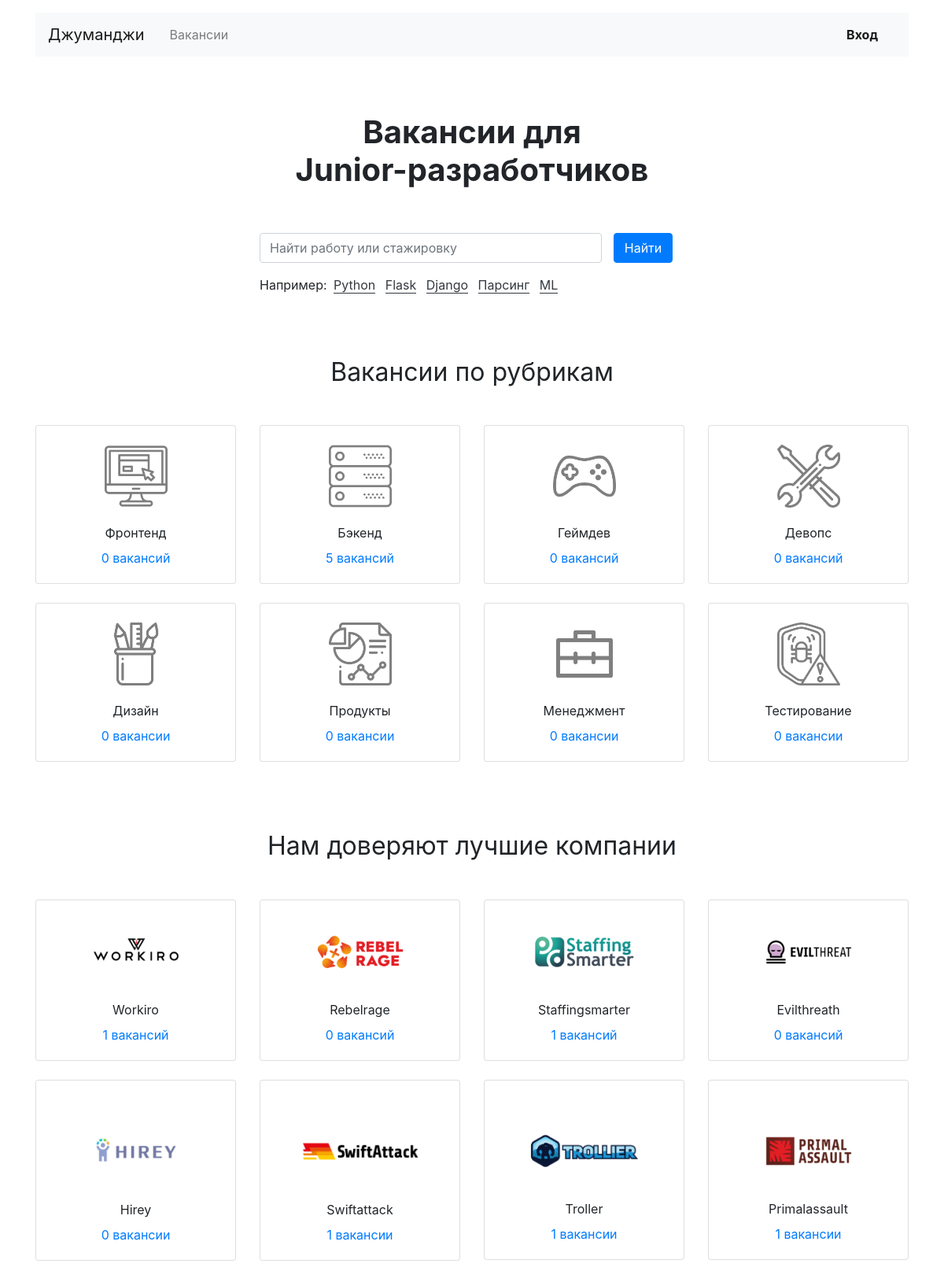
The page / on the database its author committed.
### vacancies/models.py (models this page shows, shortened)
class Specialty(models.Model):
    code = models.CharField(max_length=64)
    title = models.CharField(max_length=64)
    picture = models.ImageField(upload_to='specialty_pictures', height_field='height_field',
                                width_field='width_field')
    height_field = models.PositiveIntegerField(default=150)
    width_field = models.PositiveIntegerField(default=150)

class Vacancy(models.Model):
    title = models.CharField(max_length=64)
    specialty = models.ForeignKey(Specialty, on_delete=models.CASCADE, related_name='vacancies')
    company = models.ForeignKey(Company, on_delete=models.CASCADE, related_name='vacancies')
    skills = models.TextField()
    description = models.TextField()
    salary_min = models.IntegerField()
    salary_max = models.IntegerField()
    published_at = models.DateTimeField()

class Company(models.Model):
    name = models.CharField(max_length=64)
    location = models.CharField(max_length=64)
    description = models.TextField()
    employee_count = models.IntegerField()
    logo = models.ImageField(upload_to='company_logos', height_field='height_field',
                             width_field='width_field')
    height_field = models.PositiveIntegerField(default=150)
    width_field = models.PositiveIntegerField(default=150)
    owner = models.OneToOneField(User, related_name='companies', on_delete=models.CASCADE)

### vacancies/views.py (the view)
# urls.py: path('', MainView.as_view(), name='main'),
class MainView(ListView):
    template_name = 'vacancies/index.html'
    model = Specialty
    def get_context_data(self, **kwargs):
        context = super(MainView, self).get_context_data(**kwargs)
        context['companies'] = Company.objects.all()
        return context

### templates/vacancies/index.html
{% extends 'vacancies/base.html' %}
{% block content %}
  <main class="container mt-3">
    <section>
      <h1 class="h1 text-center mx-auto mt-4 py-5"><strong>Вакансии для <br>Junior-разработчиков</strong></h1>
      <div class="row">
        <div class="col-12 col-md-8 col-lg-6 offset-lg-3 offset-md-2">
          <form class="form-inline mb-3" method="get" enctype="multipart/form-data" action="{% url 'search' %}">
            <div class="form-group col-8 col-md-10 pl-0">
              <input class="form-control w-100" name="query" type="search" placeholder="Найти работу или стажировку" aria-label="Найти работу или стажировку">
            </div>
            <div class="form-group col-4 col-md-2 pl-0">
              <button class="btn btn-primary w-100" type="submit">Найти</button>
            </div>
          </form>
          <p>Например:
            <a href="{% url 'search' %}?query=Python" class="text-dark border-bottom border-dark m-1 text-decoration-none">Python</a>
            <a href="{% url 'search' %}?query=Flask" class="text-dark border-bottom border-dark m-1 text-decoration-none">Flask</a>
            <a href="{% url 'search' %}?query=Django" class="text-dark border-bottom border-dark m-1 text-decoration-none">Django</a>
            <a href="{% url 'search' %}?query=Парсинг" class="text-dark border-bottom border-dark m-1 text-decoration-none">Парсинг</a>
            <a href="{% url 'search' %}?query=ML" class="text-dark border-bottom border-dark m-1 text-decoration-none">ML</a>
          </p>
        </div>
      </div>
    </section>
    <section class="mt-5 pt-3">
      <h2 class="h2 font-weight-normal text-center mb-5">Вакансии по рубрикам</h2>
      <div class="row mb-0">
         {% for object in object_list|slice:":4" %}
        {% url 'special_vacancies' object.code as vac_url %}
        <div class="col-6 col-md-6 col-lg-3">
          <div class="card pt-4 text-center mb-4">
            <img class="mx-auto d-block" src="{{ object.picture.url }}" width="80" height="80" alt="">
            <div class="card-body">
              <p class="card-text mb-2">{{ object.title }}</p>
              <p class="card-text"><a href="{{ vac_url }}">{{ object.vacancies.all|length }} вакансий</a></p>
            </div>
          </div>
        </div>
        {% endfor %}
      </div>
      <div class="row mb-4">
        {% for object in object_list|slice:"4:" %}
        {% url 'special_vacancies' object.code as vac_url %}
        <div class="col-6 col-md-6 col-lg-3">
          <div class="card pt-4 text-center mb-4">
            <img class="mx-auto d-block" src="{{ object.picture.url }}" width="80" height="80" alt="">
            <div class="card-body">
              <p class="card-text mb-2">{{ object.title }}</p>
              <p class="card-text"><a href="{{ vac_url }}">{{ object.vacancies.all|length }} вакансии</a></p>
            </div>
          </div>
        </div>
        {% endfor %}
      </div>
    </section>
    <section class="my-5 pt-3">
      <h2 class="h2 font-weight-normal text-center mb-5">Нам доверяют лучшие компании</h2>
      <div class="row mb-0">
        {% for company in companies|slice:":4" %}
        {% url 'company' company.id as com_url %}
        <div class="col-6 col-md-6 col-lg-3">
          <div class="card pt-4 text-center mb-4">
            <a href="{{ com_url }}" style="max-width: 150px;" class="mx-auto d-block">
              <img class="mx-auto d-block mw-100" src="{{ company.logo.url }}" alt="">
            </a>
            <div class="card-body">
              <p class="card-text mb-2">{{ company.name }}</p>
              <p class="card-text"><a href="{{ com_url }}">{{ company.vacancies.all|length }} вакансий</a></p>
            </div>
          </div>
        </div>
        {% endfor %}
      </div>
      <div class="row mb-4">
         {% for company in companies|slice:"4:" %}
        {% url 'company' company.id as com_url %}
        <div class="col-6 col-md-6 col-lg-3">
          <div class="card pt-5 text-center mb-4">
            <a href="{{ com_url }}" style="max-width: 150px;" class="mx-auto d-block">
              <img class="mx-auto d-block mw-100" src="{{ company.logo.url }}" alt="">
            </a>
            <div class="card-body">
              <p class="card-text mb-2">{{ company.name }}</p>
              <p class="card-text"><a href="{{ com_url }}">{{ company.vacancies.all|length }} вакансии</a></p>
            </div>
          </div>
        </div>
        {% endfor %}
      </div>
    </section>
  </main>
{% endblock %}

### templates/vacancies/base.html (shortened to what this page needs)
<!DOCTYPE html>
<html lang="ru">
<head>
  <link rel="stylesheet" href="https://stackpath.bootstrapcdn.com/bootstrap/4.3.1/css/bootstrap.min.css">
</head>
<body>
  {% url 'main' as main_url %}
  {% url 'all_vacancies' as vac_url %}
  {% url 'login' as login_url %}
  <header class="container mt-3">
    <nav class="navbar navbar-expand-lg navbar-light bg-light">
      <a class="navbar-brand mr-4" href="{{ main_url }}">Джуманджи</a>
      <div class="collapse navbar-collapse justify-content-between" id="navbarNav">
        <ul class="navbar-nav col-10">
          <li class="nav-item">
            <a class="nav-link" href="{{ vac_url }}">Вакансии</a>
          </li>
        </ul>
        <ul class="navbar-nav col-2 justify-content-end">
          <li class="nav-item active">
            {% if not request.user.is_authenticated %}
            <a href="{{ login_url }}" class="nav-link font-weight-bold">Вход</a>
            {% endif %}
          </li>
        </ul>
      </div>
    </nav>
  </header>
{% block content %}
{% endblock %}
</body>
</html>

### rows shown on the page
Specialty: picture (picture), title "Фронтенд", vacancies.all|length "0"
Specialty: picture (picture), title "Бэкенд", vacancies.all|length "5"
Specialty: picture (picture), title "Геймдев", vacancies.all|length "0"
Specialty: picture (picture), title "Девопс", vacancies.all|length "0"
Specialty: picture (picture), title "Дизайн", vacancies.all|length "0"
Specialty: picture (picture), title "Продукты", vacancies.all|length "0"
Specialty: picture (picture), title "Менеджмент", vacancies.all|length "0"
Specialty: picture (picture), title "Тестирование", vacancies.all|length "0"
Company: logo (picture), name "Workiro", vacancies.all|length "1"
Company: logo (picture), name "Rebelrage", vacancies.all|length "0"
Company: logo (picture), name "Staffingsmarter", vacancies.all|length "1"
Company: logo (picture), name "Evilthreath", vacancies.all|length "0"
Company: logo (picture), name "Hirey", vacancies.all|length "0"
Company: logo (picture), name "Swiftattack", vacancies.all|length "1"
Company: logo (picture), name "Troller", vacancies.all|length "1"
Company: logo (picture), name "Primalassault", vacancies.all|length "1"
